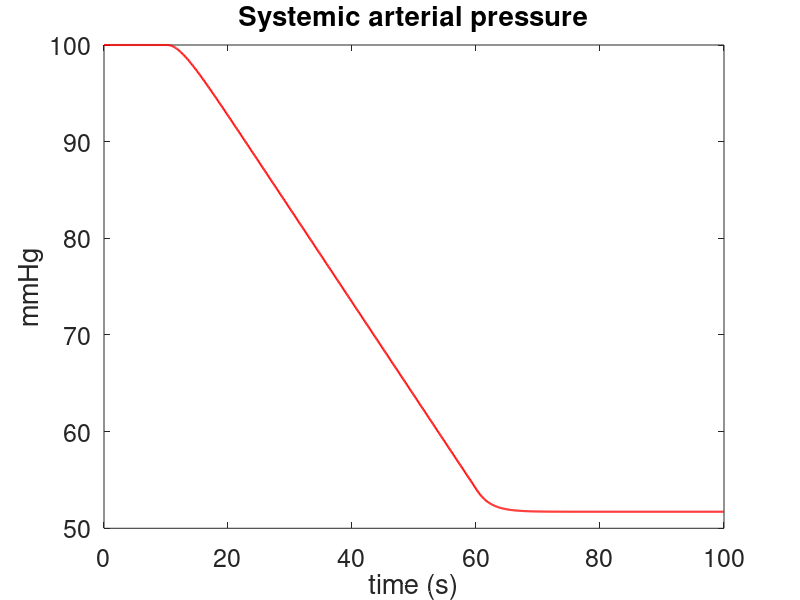
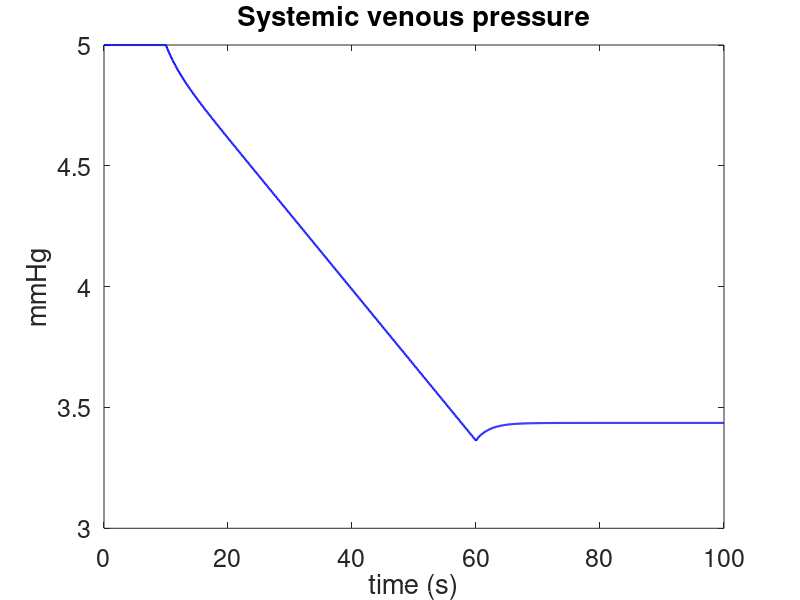
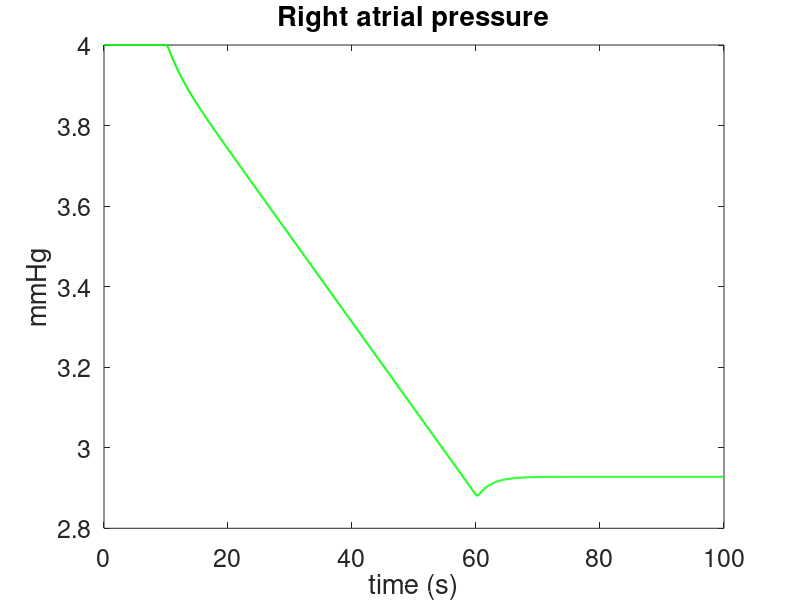
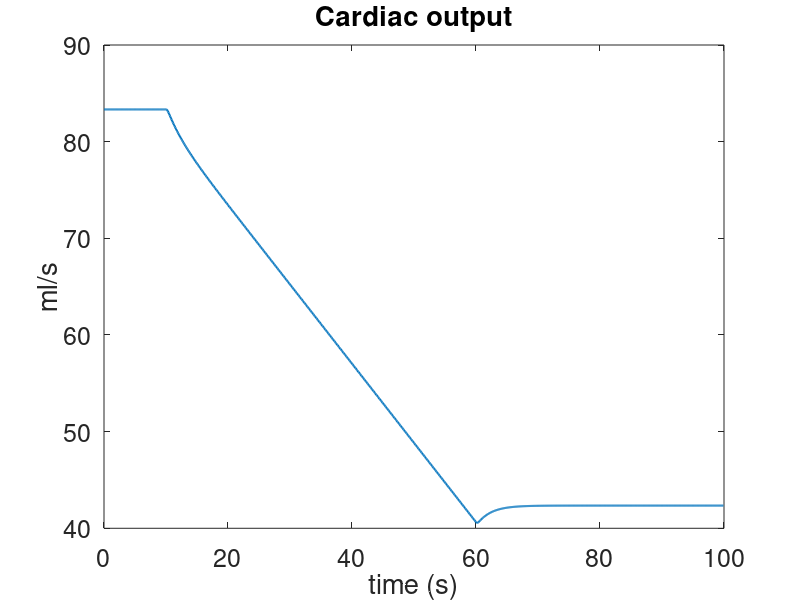

Here is the MATLAB script that generated these plots, in order:
% program for the simulation of the cardiovascular systemic circulation without control
clc
clear
close all
q0=5/60*1000;  %gittata cardiaca in ml/s
Psa0=100;
Psv0=5;
Pra0=4;
Kr=q0/(Pra0 - 1.82);
Rsa=(Psa0-Psv0)/q0;
Rsv=(Psv0-Pra0)/q0;
Csa=4;
Csv=111;
Cra=31;
DT=0.1;

t=[0:DT:100];
L=length(t);
Volume_emor = 400;    %400
Emor = Volume_emor/50;  % 50 seconds of hemhorrage 
Ii=[zeros(1,round(10/DT)) -Emor*ones(1,round(50/DT)) zeros(1,L -round(60/DT))];
Psa = zeros(1,L);
Psv = zeros(1,L);
Pra = zeros(1,L);
Psa(1)=Psa0*1.0; % perturbation from 100mmHg to 150 
Psv(1)=Psv0*1.0;
Pra(1)=Pra0*1.0;

for j = 1:L-1
V(j) = Csa*Psa(j)+Csv*Psv(j)+Cra*Pra(j);
q(j) =  Kr*(Pra(j) - 1.82);
dPsa = (q(j) -(Psa(j)-Psv(j))/Rsa)/Csa;
dPsv = ((Psa(j) - Psv(j))/Rsa - (Psv(j)  - Pra(j))/Rsv +Ii(j))/Csv;
dPra = ((Psv(j)  - Pra(j))/Rsv - q(j))/Cra;
Psa(j+1) = Psa(j) +DT*dPsa;
Psv(j+1)= Psv(j) +DT*dPsv;
Pra(j+1) = Pra(j) + DT*dPra;

end

Font = 18;
Width=1.5;
figure
plot(t,Psa,'r','linewidth',Width)
title('Systemic arterial pressure','fontsize',Font)
xlabel('time (s)','fontsize',Font)
ylabel('mmHg','fontsize', Font)
set(gca,'fontsize',Font)
figure
plot(t,Psv,'b','linewidth',Width)
title('Systemic venous pressure','fontsize',Font)
xlabel('time (s)','fontsize',Font)
ylabel('mmHg','fontsize', Font)
set(gca,'fontsize',Font)
figure
plot(t,Pra,'g','linewidth',Width)
title('Right atrial pressure','fontsize',Font)
xlabel('time (s)','fontsize',Font)
ylabel('mmHg','fontsize', Font)
set(gca,'fontsize',Font)
figure
plot(t(1:end-1),q,'linewidth',Width)
title('Cardiac output','fontsize',Font)
xlabel('time (s)','fontsize',Font)
ylabel('ml/s','fontsize', Font)
set(gca,'fontsize',Font)
figure
plot(t(1:end-1),V,'linewidth',Width)
title('Systemic filling Volume','fontsize',Font)
xlabel('time (s)','fontsize',Font)
ylabel('ml','fontsize', Font)
set(gca,'fontsize',Font)
